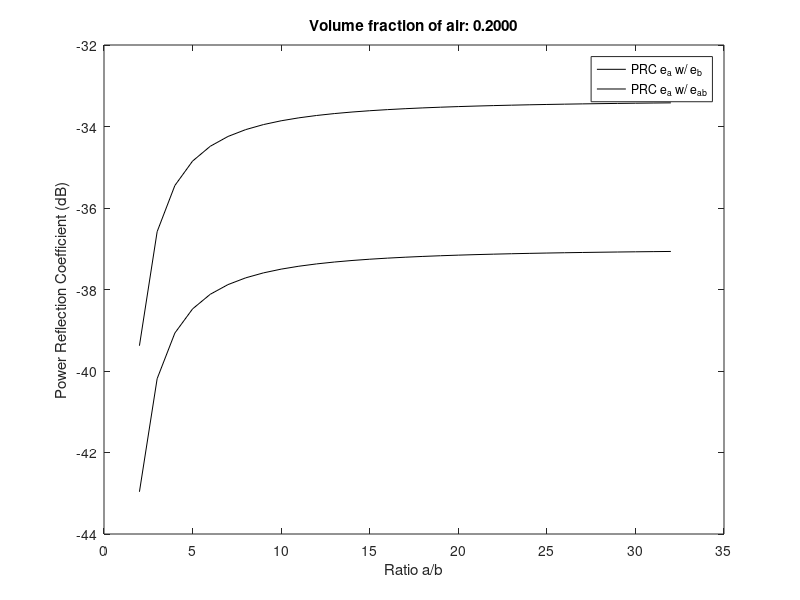

The MATLAB source for this figure:
function bubble_shape_reflection
% From: S.F. Ackley, T.E. Keliher, "Ice sheet internal radio-echo reflections
% and associated physical property changes with depth," Journal of Geophysical
% Research, Vol. 84, No. B10, (Sep. 10, 1979), pp. 5675-5680.
% -- Specifically page 5676.  We have hard copies of this article.
%
% Equations assume air bubble inclusions are prolate spheroids.
% These are ellipsoids with two of the magnitudes of the ellipsoidal axes
% equal to b and the third equal to a.

% Parameters
e1 = 1.78^2;
e2 = 1;
ab_ratio = 10;
v2 = linspace(0,0.5,21);

% Equations
Aa = -1./(ab_ratio.^2-1) + ab_ratio./(ab_ratio.^2-1).^1.5 ...
  .* log(ab_ratio+sqrt(ab_ratio.^2-1));
Ab = 0.5*(1-Aa);
ea = e1*(1 + v2*(e2-e1)/(e1+Aa*(e2-e1)));
eb = e1*(1 + v2*(e2-e1)/(e1+Ab*(e2-e1)));

eab = 1/3*ea + 2/3*eb;

es = e1*(1 + 3*v2*(e2-e1)/(2*e1 + e2));

hand1 = plot(v2,ea,'k-');
hold on;
hand2 = plot(v2,eb,'k:');
hand3 = plot(v2,eab,'kd-');
hand4 = plot(v2,es,'k+-');
hold off;
title(sprintf('Ratio a/b = %.0f',ab_ratio));
xlabel('Volume fraction of air');
ylabel('Dielectric');
legend([hand1 hand2 hand3 hand4],'e_a','e_b','e_{ab}','e_s');
pause;

% Parameters
ab_ratio = 1:32;
v2 = 0.0025;
v2 = 0.2;

% Equations
Aa = -1./(ab_ratio.^2-1) + ab_ratio./(ab_ratio.^2-1).^1.5 ...
  .* log(ab_ratio+sqrt(ab_ratio.^2-1));
Ab = 0.5*(1-Aa);
ea = e1*(1 + v2*(e2-e1)./(e1+Aa*(e2-e1)));
eb = e1*(1 + v2*(e2-e1)./(e1+Ab*(e2-e1)));

eab = 1/3*ea + 2/3*eb;

es = e1*(1 + 3*v2*(e2-e1)/(2*e1 + e2)) * ones(1,length(eab));

hand1 = plot(ab_ratio,ea,'k-');
hold on;
hand2 = plot(ab_ratio,eb,'k:');
hand3 = plot(ab_ratio,eab,'kd-');
hand4 = plot(ab_ratio,es,'k+-');
hold off;
title(sprintf('Volume fraction of air: %.4f',v2));
xlabel('Ratio a/b');
ylabel('Dielectric');
legend([hand1 hand2 hand3 hand4],'e_a','e_b','e_{ab}','e_s');
pause;

PRC1 = (1./sqrt(ea)-1./sqrt(eb))./(1./sqrt(ea)+1./sqrt(eb));
PRC2 = (1./sqrt(ea)-1./sqrt(eab))./(1./sqrt(ea)+1./sqrt(eab));
hand1 = plot(ab_ratio,20*log10(abs(PRC1)),'k-');
hold on;
hand2 = plot(ab_ratio,20*log10(abs(PRC2)),'k-');
hold off;
title(sprintf('Volume fraction of air: %.4f',v2));
xlabel('Ratio a/b');
ylabel('Power Reflection Coefficient (dB)');
legend([hand1 hand2],'PRC e_a w/ e_b','PRC e_a w/ e_{ab}');


